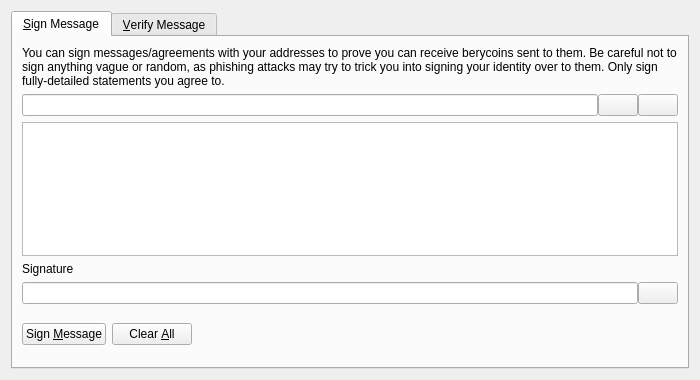
<?xml version="1.0" encoding="UTF-8"?>
<ui version="4.0">
 <class>SignVerifyMessageDialog</class>
 <widget class="QDialog" name="SignVerifyMessageDialog">
  <property name="geometry">
   <rect>
    <x>0</x>
    <y>0</y>
    <width>700</width>
    <height>380</height>
   </rect>
  </property>
  <property name="windowTitle">
   <string>Signatures - Sign / Verify a Message</string>
  </property>
  <property name="modal">
   <bool>true</bool>
  </property>
  <layout class="QVBoxLayout" name="verticalLayout">
   <item>
    <widget class="QTabWidget" name="tabWidget">
     <property name="currentIndex">
      <number>0</number>
     </property>
     <widget class="QWidget" name="tabSignMessage">
      <attribute name="title">
       <string>&amp;Sign Message</string>
      </attribute>
      <layout class="QVBoxLayout" name="verticalLayout_SM">
       <item>
        <widget class="QLabel" name="infoLabel_SM">
         <property name="text">
          <string>You can sign messages/agreements with your addresses to prove you can receive berycoins sent to them. Be careful not to sign anything vague or random, as phishing attacks may try to trick you into signing your identity over to them. Only sign fully-detailed statements you agree to.</string>
         </property>
         <property name="textFormat">
          <enum>Qt::PlainText</enum>
         </property>
         <property name="wordWrap">
          <bool>true</bool>
         </property>
        </widget>
       </item>
       <item>
        <layout class="QHBoxLayout" name="horizontalLayout_1_SM">
         <property name="spacing">
          <number>0</number>
         </property>
         <item>
          <widget class="QValidatedLineEdit" name="addressIn_SM">
           <property name="toolTip">
            <string>The Berycoin address to sign the message with</string>
           </property>
          </widget>
         </item>
         <item>
          <widget class="QPushButton" name="addressBookButton_SM">
           <property name="toolTip">
            <string>Choose previously used address</string>
           </property>
           <property name="text">
            <string/>
           </property>
           <property name="icon">
            <iconset resource="../bitcoin.qrc">
             <normaloff>:/icons/address-book</normaloff>:/icons/address-book</iconset>
           </property>
           <property name="shortcut">
            <string>Alt+A</string>
           </property>
           <property name="autoDefault">
            <bool>false</bool>
           </property>
          </widget>
         </item>
         <item>
          <widget class="QPushButton" name="pasteButton_SM">
           <property name="toolTip">
            <string>Paste address from clipboard</string>
           </property>
           <property name="text">
            <string/>
           </property>
           <property name="icon">
            <iconset resource="../bitcoin.qrc">
             <normaloff>:/icons/editpaste</normaloff>:/icons/editpaste</iconset>
           </property>
           <property name="shortcut">
            <string>Alt+P</string>
           </property>
           <property name="autoDefault">
            <bool>false</bool>
           </property>
          </widget>
         </item>
        </layout>
       </item>
       <item>
        <widget class="QPlainTextEdit" name="messageIn_SM">
         <property name="toolTip">
          <string>Enter the message you want to sign here</string>
         </property>
        </widget>
       </item>
       <item>
        <widget class="QLabel" name="signatureLabel_SM">
         <property name="text">
          <string>Signature</string>
         </property>
         <property name="textFormat">
          <enum>Qt::PlainText</enum>
         </property>
        </widget>
       </item>
       <item>
        <layout class="QHBoxLayout" name="horizontalLayout_2_SM">
         <property name="spacing">
          <number>0</number>
         </property>
         <item>
          <widget class="QLineEdit" name="signatureOut_SM">
           <property name="font">
            <font>
             <italic>true</italic>
            </font>
           </property>
           <property name="readOnly">
            <bool>true</bool>
           </property>
          </widget>
         </item>
         <item>
          <widget class="QPushButton" name="copySignatureButton_SM">
           <property name="toolTip">
            <string>Copy the current signature to the system clipboard</string>
           </property>
           <property name="text">
            <string/>
           </property>
           <property name="icon">
            <iconset resource="../bitcoin.qrc">
             <normaloff>:/icons/editcopy</normaloff>:/icons/editcopy</iconset>
           </property>
           <property name="autoDefault">
            <bool>false</bool>
           </property>
          </widget>
         </item>
        </layout>
       </item>
       <item>
        <layout class="QHBoxLayout" name="horizontalLayout_3_SM">
         <item>
          <widget class="QPushButton" name="signMessageButton_SM">
           <property name="toolTip">
            <string>Sign the message to prove you own this Berycoin address</string>
           </property>
           <property name="text">
            <string>Sign &amp;Message</string>
           </property>
           <property name="icon">
            <iconset resource="../bitcoin.qrc">
             <normaloff>:/icons/edit</normaloff>:/icons/edit</iconset>
           </property>
           <property name="autoDefault">
            <bool>false</bool>
           </property>
          </widget>
         </item>
         <item>
          <widget class="QPushButton" name="clearButton_SM">
           <property name="toolTip">
            <string>Reset all sign message fields</string>
           </property>
           <property name="text">
            <string>Clear &amp;All</string>
           </property>
           <property name="icon">
            <iconset resource="../bitcoin.qrc">
             <normaloff>:/icons/remove</normaloff>:/icons/remove</iconset>
           </property>
           <property name="autoDefault">
            <bool>false</bool>
           </property>
          </widget>
         </item>
         <item>
          <spacer name="horizontalSpacer_1_SM">
           <property name="orientation">
            <enum>Qt::Horizontal</enum>
           </property>
           <property name="sizeHint" stdset="0">
            <size>
             <width>40</width>
             <height>48</height>
            </size>
           </property>
          </spacer>
         </item>
         <item>
          <widget class="QLabel" name="statusLabel_SM">
           <property name="font">
            <font>
             <weight>75</weight>
             <bold>true</bold>
            </font>
           </property>
           <property name="text">
            <string/>
           </property>
           <property name="wordWrap">
            <bool>true</bool>
           </property>
          </widget>
         </item>
         <item>
          <spacer name="horizontalSpacer_2_SM">
           <property name="orientation">
            <enum>Qt::Horizontal</enum>
           </property>
           <property name="sizeHint" stdset="0">
            <size>
             <width>40</width>
             <height>48</height>
            </size>
           </property>
          </spacer>
         </item>
        </layout>
       </item>
      </layout>
     </widget>
     <widget class="QWidget" name="tabVerifyMessage">
      <attribute name="title">
       <string>&amp;Verify Message</string>
      </attribute>
      <layout class="QVBoxLayout" name="verticalLayout_VM">
       <item>
        <widget class="QLabel" name="infoLabel_VM">
         <property name="text">
          <string>Enter the receiver's address, message (ensure you copy line breaks, spaces, tabs, etc. exactly) and signature below to verify the message. Be careful not to read more into the signature than what is in the signed message itself, to avoid being tricked by a man-in-the-middle attack. Note that this only proves the signing party receives with the address, it cannot prove sendership of any transaction!</string>
         </property>
         <property name="textFormat">
          <enum>Qt::PlainText</enum>
         </property>
         <property name="alignment">
          <set>Qt::AlignLeading|Qt::AlignLeft|Qt::AlignTop</set>
         </property>
         <property name="wordWrap">
          <bool>true</bool>
         </property>
        </widget>
       </item>
       <item>
        <layout class="QHBoxLayout" name="horizontalLayout_1_VM">
         <property name="spacing">
          <number>0</number>
         </property>
         <item>
          <widget class="QValidatedLineEdit" name="addressIn_VM">
           <property name="toolTip">
            <string>The Berycoin address the message was signed with</string>
           </property>
          </widget>
         </item>
         <item>
          <widget class="QPushButton" name="addressBookButton_VM">
           <property name="toolTip">
            <string>Choose previously used address</string>
           </property>
           <property name="text">
            <string/>
           </property>
           <property name="icon">
            <iconset resource="../bitcoin.qrc">
             <normaloff>:/icons/address-book</normaloff>:/icons/address-book</iconset>
           </property>
           <property name="shortcut">
            <string>Alt+A</string>
           </property>
           <property name="autoDefault">
            <bool>false</bool>
           </property>
          </widget>
         </item>
        </layout>
       </item>
       <item>
        <widget class="QPlainTextEdit" name="messageIn_VM"/>
       </item>
       <item>
        <widget class="QValidatedLineEdit" name="signatureIn_VM"/>
       </item>
       <item>
        <layout class="QHBoxLayout" name="horizontalLayout_2_VM">
         <item>
          <widget class="QPushButton" name="verifyMessageButton_VM">
           <property name="toolTip">
            <string>Verify the message to ensure it was signed with the specified Berycoin address</string>
           </property>
           <property name="text">
            <string>Verify &amp;Message</string>
           </property>
           <property name="icon">
            <iconset resource="../bitcoin.qrc">
             <normaloff>:/icons/transaction_0</normaloff>:/icons/transaction_0</iconset>
           </property>
           <property name="autoDefault">
            <bool>false</bool>
           </property>
          </widget>
         </item>
         <item>
          <widget class="QPushButton" name="clearButton_VM">
           <property name="toolTip">
            <string>Reset all verify message fields</string>
           </property>
           <property name="text">
            <string>Clear &amp;All</string>
           </property>
           <property name="icon">
            <iconset resource="../bitcoin.qrc">
             <normaloff>:/icons/remove</normaloff>:/icons/remove</iconset>
           </property>
           <property name="autoDefault">
            <bool>false</bool>
           </property>
          </widget>
         </item>
         <item>
          <spacer name="horizontalSpacer_1_VM">
           <property name="orientation">
            <enum>Qt::Horizontal</enum>
           </property>
           <property name="sizeHint" stdset="0">
            <size>
             <width>40</width>
             <height>48</height>
            </size>
           </property>
          </spacer>
         </item>
         <item>
          <widget class="QLabel" name="statusLabel_VM">
           <property name="font">
            <font>
             <weight>75</weight>
             <bold>true</bold>
            </font>
           </property>
           <property name="text">
            <string/>
           </property>
           <property name="wordWrap">
            <bool>true</bool>
           </property>
          </widget>
         </item>
         <item>
          <spacer name="horizontalSpacer_2_VM">
           <property name="orientation">
            <enum>Qt::Horizontal</enum>
           </property>
           <property name="sizeHint" stdset="0">
            <size>
             <width>40</width>
             <height>48</height>
            </size>
           </property>
          </spacer>
         </item>
        </layout>
       </item>
      </layout>
     </widget>
    </widget>
   </item>
  </layout>
 </widget>
 <customwidgets>
  <customwidget>
   <class>QValidatedLineEdit</class>
   <extends>QLineEdit</extends>
   <header>qvalidatedlineedit.h</header>
  </customwidget>
 </customwidgets>
 <resources>
  <include location="../bitcoin.qrc"/>
 </resources>
 <connections/>
</ui>
